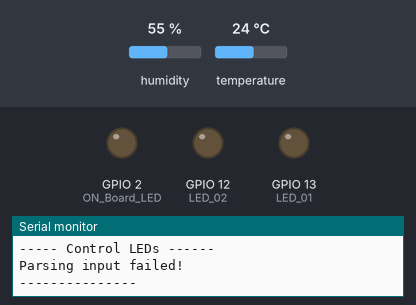
The sketch below on a simulated ESP32. Shown: output pins drawn as LEDs (lit = HIGH), the last lines printed to the serial monitor. The inputs (shaded band) are chosen by the test bench; at power-on: humidity 55 %, temperature 24 °C. WiFi joins after 1.5 s; servers stay silent unless stated; uploads are accepted with an empty reply.

Above: at 6.2 s.
At 11.03 s:
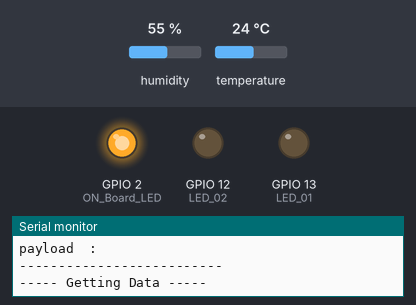
Timing chart, 0 to 11.8 s (numbered marks = the images above):
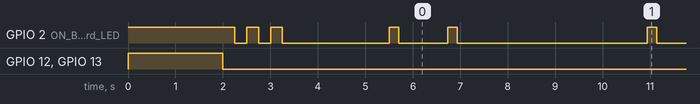

Measured:
- by itself, GPIO 2 (ON_Board_LED): HIGH → LOW at 2.3 s, → HIGH 0.25 s later, → LOW 0.25 s later, → HIGH 0.25 s later, … (97 changes in this stretch)
- by itself, everything shown: repeats every 5.4 s, in 4 steps

The sketch:

main.ino
```cpp
//======================================== Including the libraries
#include <WiFi.h>
#include <HTTPClient.h>
#include <Arduino_JSON.h>
#include "DHT.h"
//========================================

//======================================== DHT sensor settings
#define DHTPIN 15 //--> Defines the Digital Pin connected to the DHT sensor
#define DHTTYPE DHT11 //--> Defines the type of DHT sensor used
DHT dht11_sensor(DHTPIN, DHTTYPE); //--> Initialize DHT sensor
//========================================

#define ON_Board_LED 2

// Defines GPIO 13 as LED_1
#define LED_01 13

// Defines GPIO 12 as LED_2
#define LED_02 12

//======================================== SSID and Password of your WiFi
const char* ssid = "SSID";
const char* password = "PASSWORD";
//========================================

//========================================
String postData = ""; //--> Variables sent for HTTP POST request data
String payload = "";  //--> Variable for receiving response from HTTP POST
//========================================

//======================================== Variables for DHT sensor data.
float send_Temp;
int send_Humd;
String DHT_Sensor_Status = "";
//========================================

//________________________________________________________________________________ Subroutine to control LEDs after successfully fetching data from database
void control_LEDs() {
  Serial.println();
  Serial.println("----- Control LEDs ------");
  JSONVar myObject = JSON.parse(payload);

  // JSON.typeof(jsonVar) can be used to get the type of the var
  if (JSON.typeof(myObject) == "undefined") {
    Serial.println("Parsing input failed!");
    Serial.println("---------------");
    return;
  }

  if (myObject.hasOwnProperty("LED_01")) {
    Serial.print("myObject[\"LED_01\"] = ");
    Serial.println(myObject["LED_01"]);
  }

  if (myObject.hasOwnProperty("LED_02")) {
    Serial.print("myObject[\"LED_02\"] = ");
    Serial.println(myObject["LED_02"]);
  }

  if(strcmp(myObject["LED_01"], "ON") == 0)   {digitalWrite(LED_01, HIGH);  Serial.println("LED 01 ON"); }
  if(strcmp(myObject["LED_01"], "OFF") == 0)  {digitalWrite(LED_01, LOW);   Serial.println("LED 01 OFF");}
  if(strcmp(myObject["LED_02"], "ON") == 0)   {digitalWrite(LED_02, HIGH);  Serial.println("LED 02 ON"); }
  if(strcmp(myObject["LED_02"], "OFF") == 0)  {digitalWrite(LED_02, LOW);   Serial.println("LED 02 OFF");}

  Serial.println("-----------------------");
}
//________________________________________________________________________________

// ________________________________________________________________________________ Subroutine to read and get data from the DHT sensor.
void get_sensor_data() {
  Serial.println();
  Serial.println("----- Getting Sensor Data -----");

  // Read temperature as Celsius
  send_Temp = dht11_sensor.readTemperature();

  // Read Humidity
  send_Humd = dht11_sensor.readHumidity();

  // Check if any reads failed.
  if (isnan(send_Temp) || isnan(send_Humd)) {
    Serial.println("Failed to read from DHT sensor!");
    send_Temp = 0.00;
    send_Humd = 0;
    DHT_Sensor_Status = "FAILED";
  } else {
    DHT_Sensor_Status = "SUCCEED";
  }

  Serial.printf("Temperature : %.2f °C\n", send_Temp);
  Serial.printf("Humidity : %d %%\n", send_Humd);
  Serial.printf("DHT11 Status : %s\n", DHT_Sensor_Status);
  Serial.println("--------------------------------");
}

//________________________________________________________________________________

void setup() {

  Serial.begin(115200);

  pinMode(ON_Board_LED,OUTPUT);
  pinMode(LED_01,OUTPUT);
  pinMode(LED_02,OUTPUT);

  digitalWrite(ON_Board_LED, HIGH);
  digitalWrite(LED_01, HIGH);
  digitalWrite(LED_02, HIGH);

  delay(2000);

  digitalWrite(ON_Board_LED, LOW);
  digitalWrite(LED_01, LOW);
  digitalWrite(LED_02, LOW);

  //---------------------------------------- Make WiFi on ESP32 in "STA/Station" mode and start connecting to WiFi
  WiFi.mode(WIFI_STA);
  WiFi.begin(ssid, password);
  //----------------------------------------

  Serial.println();
  Serial.println("-------------");
  Serial.print("Connecting");

  int connecting_process_timed_out = 20; //--> 20 = 20 seconds.
  connecting_process_timed_out = connecting_process_timed_out * 2;
  while (WiFi.status() != WL_CONNECTED) {
    Serial.print(".");
    //........................................ Make the On Board Flashing LED on the process of connecting to the wifi
    digitalWrite(ON_Board_LED, HIGH);
    delay(250);
    digitalWrite(ON_Board_LED, LOW);
    delay(250);
    //........................................

    //........................................
    if(connecting_process_timed_out > 0) connecting_process_timed_out--;
    if(connecting_process_timed_out == 0) {
      delay(1000);
      ESP.restart();
    }
    //........................................
  }
  //----------------------------------------

  digitalWrite(ON_Board_LED, LOW);

  //----------------------------------------
  Serial.println();
  Serial.print("Successfully connected to : ");
  Serial.println(ssid);
  Serial.print("IP address: ");
  Serial.println(WiFi.localIP());
  Serial.println("-------------");
  //----------------------------------------

  // Setting up the DHT sensor (DHT11).
  dht11_sensor.begin();

  delay(2000);
}

//________________________________________________________________________________

void loop() {
  // put your main code here, to run repeatedly

  //----------------------------------------
  if(WiFi.status()== WL_CONNECTED) {
    HTTPClient http;  //--> Declare object of class HTTPClient.
    int httpCode;     //--> Variables for HTTP return code.

    //........................................ Process to get LEDs data from database to control LEDs.

    postData = "id=esp32_data";
    payload = "";

    digitalWrite(ON_Board_LED, HIGH);
    Serial.println();
    Serial.println("----- Getting Data -----");

    http.begin("http://SERVER_IP/getData.php");  //--> Specify request destination
    http.addHeader("Content-Type", "application/x-www-form-urlencoded");  //--> Specify content-type header

    httpCode = http.POST(postData); //--> Send the request
    payload = http.getString();     //--> Get the response payload

    Serial.print("httpCode : ");
    Serial.println(httpCode); //--> Print HTTP return code
    Serial.print("payload  : ");
    Serial.println(payload);  //--> Print request response payload

    http.end();  //--> Close connection
    Serial.println("-----------------------");
    digitalWrite(ON_Board_LED, LOW);

    //........................................

    // Calls the control_LEDs() subroutine
    control_LEDs();

    delay(1000);

    // Calls the get_sensor_data() subroutine
    get_sensor_data();

    //........................................ The process of sending the sensor data & the state of the LEDs
    String LED_01_State = "";
    String LED_02_State = "";

    if (digitalRead(LED_01) == 1) LED_01_State = "ON";
    if (digitalRead(LED_01) == 0) LED_01_State = "OFF";
    if (digitalRead(LED_02) == 1) LED_02_State = "ON";
    if (digitalRead(LED_02) == 0) LED_02_State = "OFF";

    postData = "id=esp32_data";
    postData += "&temperature=" + String(send_Temp);
    postData += "&humidity=" + String(send_Humd);
    postData += "&sensor_status=" + DHT_Sensor_Status;
    postData += "&led_01=" + LED_01_State;
    postData += "&led_02=" + LED_02_State;
    payload = "";

    digitalWrite(ON_Board_LED, HIGH);
    Serial.println();
    Serial.println("----- Updating Data ------");
    http.begin("http://SERVER_IP/updateData.php");  //--> Specify request destination
    http.addHeader("Content-Type", "application/x-www-form-urlencoded");  //--> Specify content-type header

    httpCode = http.POST(postData); //--> Send the request
    payload = http.getString();  //--> Get the response payload

    Serial.print("httpCode : ");
    Serial.println(httpCode); //--> Print HTTP return code
    Serial.print("payload  : ");
    Serial.println(payload);  //--> Print request response payload

    http.end();  //Close connection
    Serial.println("--------------------------");
    digitalWrite(ON_Board_LED, LOW);

    //........................................

    delay(4000);
  }
}
```
